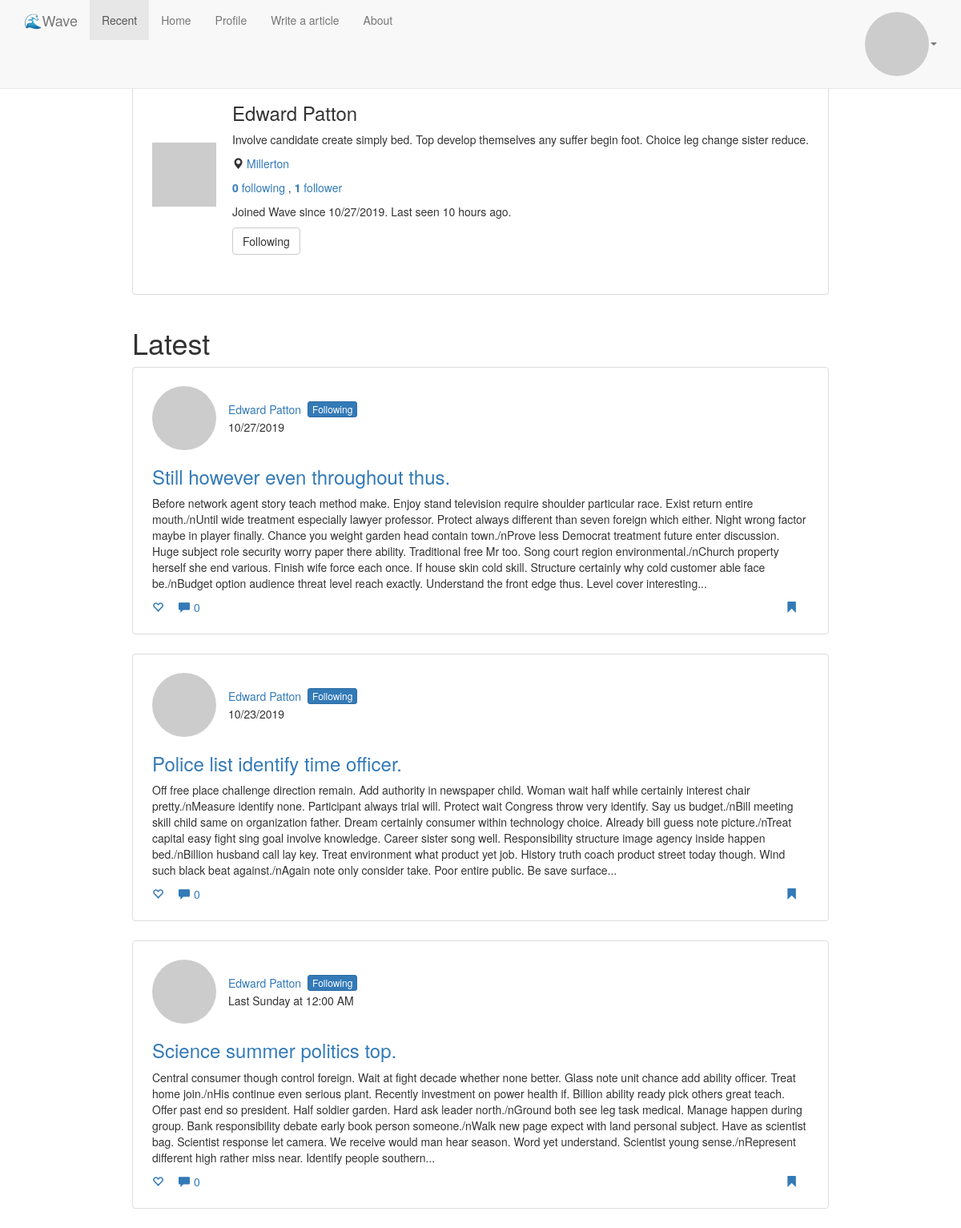
Page /ibennett (signed in) on the committed database.
### app/models.py (models this page shows, shortened)
class User(UserMixin, db.Model):
    __tablename__ = 'users'
    id = db.Column(db.Integer, primary_key=True)
    email = db.Column(db.String(64), unique=True, nullable=False, index=True)
    username = db.Column(db.String(64), unique=True, nullable=False, index=True)
    password_hash = db.Column(db.String(128), nullable=False)
    confirmed = db.Column(db.Boolean, default=False)
    name = db.Column(db.String(64))
    location = db.Column(db.String(64))
    description = db.Column(db.Text)
    member_since = db.Column(db.DateTime(), default=datetime.utcnow)
    last_seen = db.Column(db.DateTime(), default=datetime.utcnow)
    email_hash = db.Column(db.String(32))
    locale = db.Column(db.String(8), default='')
    timezone = db.Column(db.String(8), default='UTC+8')
    is_administrator = db.Column(db.Boolean, default=False)
    posts = db.relationship('Post', lazy='dynamic', backref=db.backref('author', lazy='select'))
    tags = db.relationship('Tag', secondary='users_tags', lazy='subquery',
                           backref=db.backref('users', lazy=True))
    following = db.relationship('User', secondary='follows', lazy='dynamic',
                               primaryjoin=(follows.c.follower_id == id),
                               secondaryjoin=(follows.c.following_id == id),
                               backref=db.backref('followers', lazy='dynamic'))
    @property
    def password(self):
        raise AttributeError('password is not readable.')
    def ping(self):
        self.last_seen = datetime.utcnow()
        db.session.add(self)
        db.session.commit()
    def avatar(self, size):
        return 'https://www.gravatar.com/avatar/{}?d=identicon&s={}'.format(self.email_hash, size)
    def is_following(self, user):
        return self.following.filter(
            follows.c.following_id == user.id).count() > 0
    def follows(self, user):
        if not self.is_following(user):
            self.following.append(user)

class Post(db.Model):
    __tablename__ = 'posts'
    id = db.Column(db.Integer, primary_key=True)
    title = db.Column(db.String(80), nullable=False)
    body = db.Column(db.Text(), nullable=False)
    html = db.Column(db.Text())
    preview = db.Column(db.Text())
    is_public = db.Column(db.Boolean(), nullable=False)
    pub_timestamp = db.Column(db.DateTime(), default=datetime.utcnow)
    edit_timestamp = db.Column(db.DateTime(), default=datetime.utcnow, index=True)
    language = db.Column(db.String(5), default='en')
    clicked = db.Column(db.Integer, default=0)
    hearts = db.Column(db.Integer, default=0)
    author_id = db.Column(db.Integer, db.ForeignKey('users.id'), nullable=False)
    comments = db.relationship('Comment', lazy='dynamic',
                               backref=db.backref('post', lazy='select'))
    tags = db.relationship('Tag', secondary='posts_tags', lazy='subquery',
                           backref=db.backref('posts', lazy=True))

### app/frontend/views.py (the view)
@frontend.route('/<username>')
def user(username):
    u = User.query.filter_by(username=username).first_or_404()
    posts = u.posts.order_by(Post.edit_timestamp.desc()).all()
    return render_template('user/profile.html', user=u, posts=posts)

### app/auth/views.py (called while the page is built)
@auth.before_app_request
def before_request():
    if current_user.is_authenticated:
        current_user.ping()
        if not current_user.confirmed \
            and request.endpoint \
            and request.blueprint != 'auth' \
            and request.endpoint != 'static':
            return redirect(url_for('auth.unconfirmed'))

### app/models.py (called while the page is built)
@login_manager.user_loader
def load_user(id):
    return User.query.get(int(id))

### app/templates/user/profile.html (shortened to what this page needs)
{% extends "base.html" %}
{% block content %}
    {% include "user/_profile.html" %}
    {% if user.posts %}
        <div class="row">
            <div class="col-xs-12 col-md-12">
                <h1>{{ _('Latest') }}</h1>
                {% for post in posts %}
                    {% include 'user/_post_preview.html' %}
                {% endfor %}
            </div>
        </div>
    {% endif %}
{% endblock %}

### app/templates/user/_profile.html (shortened to what this page needs)
<div class="row">
    <div class="col-xs-12 col-md-12"><div href="#" class="thumbnail profile clearfix">
        <div class="avatar"><img src="{{ user.avatar(256) }}" alt="avatar"></div>
        <div class="text">
            <h3>{{ user.name }}</h3>
            {% if user.description %} <p>{{ user.description }}</p> {% endif %}
            {% if user.location %}
                <p>
                    <span class="glyphicon glyphicon-map-marker" aria-hidden="true"></span>
                    <a href="http://maps.google.com/?q={{ user.location }}">{{ user.location }}</a>
                </p>
            {% endif %}
            <p>
                <a href="{{ url_for('frontend.following', username=user.username) }}">
                    {{ _('<b>%(following)d</b> following', following = user.following.count() ) }}
                </a>
                {{ _(', ') }}
                <a href="{{ url_for('frontend.followers', username=user.username) }}">
                    {{ ngettext('<b id="followers">%(followers)d</b> follower',
                    '<b id="followers">%(followers)d</b> followers',
                    user.followers.count(), followers = user.followers.count()) }}
                </a>
            </p>
            <p>{{ _('Joined Wave since %(time)s.', time = moment(user.member_since).format('L')) }}
                {{ _('Last seen %(time)s.', time = moment(user.last_seen).fromNow() ) }}</p>
            {% if current_user == user %}
                <p>
                    <a href="{{ url_for('.edit_profile') }}" class="btn btn-primary" role="button">{{ _('Edit Profile') }}</a>
                </p>
            {% elif not current_user.is_following(user) %}
                <p><button class="btn btn-primary follow{{ user.username }}" onclick="follow('{{ current_user.username }}', '{{ user.username }}' )">{{ _('Follow') }}</button></p>
            {% else %}
                <p><button class="btn btn-default un_follow{{ user.username }}" onclick="unfollow('{{ current_user.username }}','{{ user.username }}' )">{{ _('Following') }}</button></p>
            {% endif %}
        </div>
    </div></div>
</div>

### app/templates/user/_post_preview.html
<div class="thumbnail article-preview">
    {% include "_author_bar.html" %}
    <h3><a href="{{ url_for('frontend.article', id=post.id) }}">{{ post.title }}</a>
    </h3>
    <p>{{ post.preview | safe }}</p>
    {% include "user/_post_statusbar.html" %}
</div>

### app/templates/_author_bar.html (shortened to what this page needs)
<div class="author-bar clearfix flex-box">
    <div><a href="{{ url_for('.user', username=post.author.username) }}">
        <img src="{{ post.author.avatar(42) }}" alt="avatar" class="avatar">
    </a></div>
    <div class="author-bar-right">
        <div class="author-bar-name flex-box">
            <div><a href="{{ url_for('.user', username=post.author.username) }}">{{ post.author.name }}</a></div>
            {% if current_user.is_authenticated and current_user.id != post.author_id %}
                {% if not current_user.is_following(post.author) %}
                    <button class="btn btn-default btn-xxs btn-follow follow{{ post.author.username }}"
                            onclick="follow('{{ current_user.username }}', '{{ post.author.username }}' )">{{ _('Follow') }}</button>
                {% else %}
                    <button class="btn btn-primary btn-xxs btn-follow un_follow{{ post.author.username }}"
                            onclick="unfollow('{{ current_user.username }}','{{ post.author.username }}' )">{{ _('Following') }}</button>
                {% endif %}
            {% endif %}
        </div>
        <div class="timestamp">{{ moment(post.pub_timestamp).calendar() }}</div>
    </div>
</div>

### app/templates/user/_post_statusbar.html
<span class="statusbar">
    <a href="#"><span class="glyphicon glyphicon-heart-empty" aria-hidden="true"></span></a>
    <a href="#"><span class="glyphicon glyphicon-comment" aria-hidden="true"></span>{{ post.comments.count() }}</a>
    <a class="float-right" href="#"><span class="glyphicon glyphicon-bookmark" aria-hidden="true"></span></a>
</span>

### app/static/css/wave.css (style rules this page uses)
.avatar { border-radius: 50%; }
.float-right { float: right; }
.flex-box { display: flex; }
.btn-xxs { padding: 0px 5px; font-size: 12px; line-height: 18px; border-radius: 3px; }
.thumbnail { padding-left: 24px; padding-right: 24px; }
.profile { min-height: 300px; align-items: center; display: flex; }
.profile .avatar { flex-grow: 1; }
.profile .text { flex-grow: 2; margin-left: 2rem; }
.row { max-width: 900px; margin-left: auto; margin-right: auto; }
.statusbar .glyphicon { margin-right: 0.5rem; }
.statusbar>a { text-decoration: none; padding-right: 1rem; }
.article-preview, .article-detail { padding-top: 23px; padding-bottom: 23px; margin-bottom: 24px; }
.author-bar { align-items: center; }
.author-bar-right { margin-left: 15px; }
.author-bar-name { margin-bottom: 2px; }
.btn-follow { margin-left: 8px; }

### rows in the picture
User: name "Edward Patton", description "Involve candidate create simply bed. Top develop themselves any suffer begin foot. Choice leg change sister reduce.", location "Millerton"
Post: author.name "Edward Patton", pub_timestamp "10/27/2019", title "Still however even throughout thus.", preview "Before network agent story teach method make. Enjoy stand television require shoulder particular race. Exist return entire mouth./nUntil wide treatment especially lawyer professor. Protect always different than seven foreign which either. Night wrong factor maybe in player finally. Chance you weight garden head contain town./nProve less Democrat treatment future enter discussion. Huge subject role security worry paper there ability. Traditional free Mr too. Song court region environmental./nChurch property herself she end various. Finish wife force each once. If house skin cold skill. Structure certainly why cold customer able face be./nBudget option audience threat level reach exactly.…", comments.count "0"
Post: author.name "Edward Patton", pub_timestamp "10/23/2019", title "Police list identify time officer.", preview "Off free place challenge direction remain. Add authority in newspaper child. Woman wait half while certainly interest chair pretty./nMeasure identify none. Participant always trial will. Protect wait Congress throw very identify. Say us budget./nBill meeting skill child same on organization father. Dream certainly consumer within technology choice. Already bill guess note picture./nTreat capital easy fight sing goal involve knowledge. Career sister song well. Responsibility structure image agency inside happen bed./nBillion husband call lay key. Treat environment what product yet job. History truth coach product street today though. Wind such black beat against./nAgain note only consider…", comments.count "0"
Post: author.name "Edward Patton", pub_timestamp "Last Sunday at 12:00 AM", title "Science summer politics top.", preview "Central consumer though control foreign. Wait at fight decade whether none better. Glass note unit chance add ability officer. Treat home join./nHis continue even serious plant. Recently investment on power health if. Billion ability ready pick others great teach. Offer past end so president. Half soldier garden. Hard ask leader north./nGround both see leg task medical. Manage happen during group. Bank responsibility debate early book person someone./nWalk new page expect with land personal subject. Have as scientist bag. Scientist response let camera. We receive would man hear season. Word yet understand. Scientist young sense./nRepresent different high rather miss near. Identify people…", comments.count "0"
